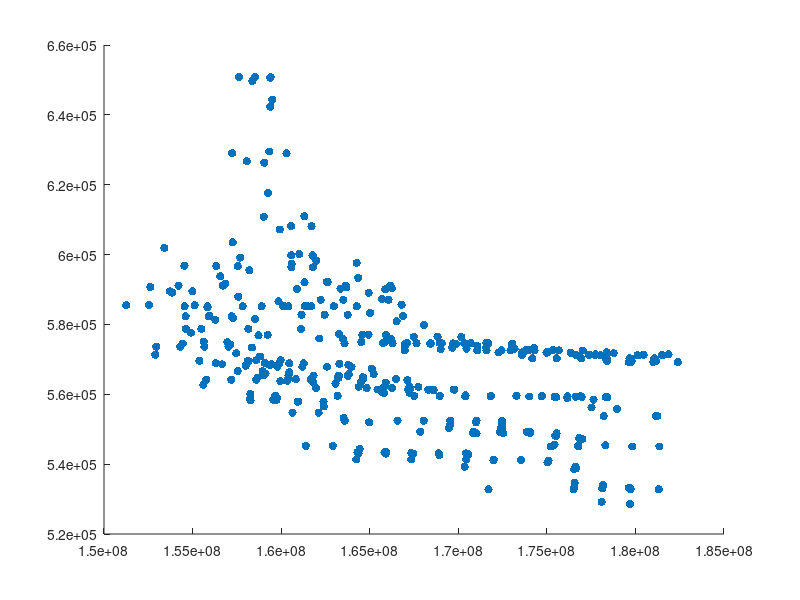

The MATLAB script that drew this image:


%%CCO policy

X4=[154206971.314392
155388787.060447
156662391.017604
157993605.681416
159014965.861194
160353394.378591
161807805.252700
163070779.046233
163596392.178447
167851532.325538
170837939.646895
175231149.787821
179820050.428261
156336275.314328
156561198.269072
156713498.401594
156713498.401606
157575803.714411
158049220.693643
159122131.056438
160410599.019284
161682052.426549
164384174.409499
165688339.877233
166566937.880286
168052210.705373
169470976.389883
170862630.788729
171025311.213425
172532179.238665
174039047.263845
175427462.641447
176761175.653448
179820099.131106
179820099.131106
181349748.912199
156841620.256495
158104148.017625
159359954.983673
160422754.260716
161824330.416184
163232774.199716
163186394.471732
164486780.097691
165810062.343108
166567483.975411
168050801.447797
168052210.731208
169533603.401631
172362062.236612
174058174.311617
175468197.400818
175516461.660803
176774286.970153
181349748.912200
181349748.912200
181349748.912200
157265901.018263
157556088.464475
158153699.184752
159437915.199039
160422754.260858
160422754.260858
161830542.660388
163186512.890641
164642476.060807
165811281.312747
165811281.312747
167175196.554898
168604635.801079
169537483.559160
171000064.729005
172466626.029054
172428667.130740
173867020.615212
174060883.912251
175545915.288481
176823895.752461
177003330.536703
178302149.085239
181349748.912200
157687042.569139
158203330.981012
158714603.111657
159437915.255398
160463797.787147
161830542.660521
163233392.264954
163264548.312230
164598077.643554
164644861.633865
165906883.997659
167290466.831113
167237937.021234
168607155.967896
169537483.582126
171022040.185139
172460327.086921
172472116.227804
172478522.957320];

X5=[152612791.977159
152947255.116256
155613265.743837
158254310.290121
158266280.203329
159716512.721788
160645160.745737
161391183.422783
162917820.396085
164237909.851999
167342030.725191
167342207.617721
170363593.384831
171702495.428591
176512631.930551
178092560.904323
179694382.669909
153724340.723529
154305379.469427
155663503.814813
155762906.969096
157177744.614601
158258311.479423
159550512.682570
160645773.395892
162116752.215357
162917820.396919
164309313.361467
164371538.268529
167455144.311955
168927134.936142
170446150.347127
170444604.385676
171990449.429858
175039950.097894
176543006.076727
176544252.608388
178124588.819093
179719191.133076
154442057.668028
157021628.163719
157553544.439157
158592582.260106
159765430.857945
159660826.114047
159701039.189958
160935554.962628
162117355.440054
162919760.052504
164435288.195441
165913323.627207
165838496.135685
170471766.758030
170539232.925725
171995578.122094
173540798.513953
175092508.649437
176571679.514463
178144079.409011
179634288.719350
179719786.553732
181322768.432511
154538808.549478
154551923.879154
154625188.261286
154911933.042415
155632755.046528
156962941.758047
157120139.668454
158353812.152871
158652762.785373
159948824.573330
160962785.828926
162388088.846652
162411831.229018
163522491.844489
164960698.790741
167355864.432664
168895677.674590
170436623.282300
165935417.025113
165848681.634729
170538661.962687
170538722.796901
170541111.114620
171998212.034978
171998212.034978
171998212.034978
171998212.034978
173541260.061211
175095327.040610
176621698.884624
176643832.998309
178174491.562500
179726045.681997
154551489.001096
154987586.364425
155840400.198605
156275359.004113
158953597.384324];

X2=[157228851.928486
157827808.326836
160405340.511312
161115087.139317
162150783.880037
163487662.921549
164522253.230910
165754813.504542
166977015.617286
171069152.980013
172270159.841051
173599190.363515
177374082.397012
178396919.513897
179779818.084939
181162716.655980
157622670.193295
158063106.897816
158896530.205704
160185180.778141
160405340.511673
161149552.405136
162453118.615540
163261670.796147
164524142.263866
165872411.954468
166998150.539812
169006986.314424
171070742.416944
172433841.871469
172433841.871469
173619655.989486
174981666.946060
177418387.382091
180119707.482278
180150439.310877
181163371.742056
158374042.568599
159043525.663638
159260891.075415
159846691.039028
160100231.736856
161692781.287621
161473831.350578
161337460.877784
163756684.825590
164580865.148581
165874181.921906
166998254.991764
169655157.598566
170460211.055565
171075549.791703
172435011.864253
173787629.700443
175051580.351758
176350280.913001
177715873.479421
181523755.646400
181492408.879680
158517489.204992
159330983.811096
159932361.741367
160100231.736860
161694106.603764
162979939.392409
161475715.633348
161388259.983342
164268638.632036
164936359.618429
165918499.022092
166183326.459905
167057522.727611
168445252.872218
168410207.745531
169705776.645488
169874652.172937
171068982.567887
173183390.542417
173798530.762925
175054026.383242
176350376.293752
177752611.934738
180460328.889805
181492520.025092
158517897.022761
159384840.386714
159385839.896741
160307015.804627
160895828.727569
161360897.570807
161694106.603797
165022143.106989
167099660.605415
168448420.884601
169707091.958950
178774665.803437
181867156.825174
159413123.852228
159494251.779186
160307015.804917];

X1=[159025804.344087
160569386.270904
160562818.095404
160574978.334513
162231197.689568
161318326.419472
163508935.492659
163579095.549015
166277879.084899
168983361.678049
171588062.726692
171579005.293748
174177735.889867
175556052.602129
176934369.314420
178307186.091098
179624752.202922
179736228.687784
160589196.139546
163347737.347476
161796978.472558
162628794.144079
162577611.059188
164945763.261515
165687606.854982
166061863.201947
166289094.506717
167640912.066479
168955512.823963
169075939.685524
168987915.264213
170336160.897340
172953395.571482
171673465.698464
174294867.272425
175556052.602147
178312686.026711
179669181.428970
181009395.096448
181009395.096448
182394037.989974
161022155.724374
161770561.885164
161785173.920681
163656174.982069
163662909.721057
161797005.146951
165874774.116154
166521337.634405
167485918.678179
168827123.769013
168993155.730001
168993155.730001
170345399.393522
170345399.393522
170345399.393522
173020582.639773
173021892.061868
173970751.140107
171696199.863288
175659586.409527
176649129.847915
178020544.580044
178369192.124987
179685543.407802
179687507.475556
181058738.529390
182394042.202028
161310146.265232
161714039.552401
161770561.885203
164345273.493650
161987854.348931
164261253.585561
166253029.449092
166173987.943974
166162639.142045
166799175.211643
166882525.114926
168062580.451632
168834947.471181
170166254.866232
170697013.971963
171644883.834579
171582460.851369
173041759.335394
175335216.865196
174281819.282228
171697222.836396
175681977.781595
177024349.277641
178374355.859318
179691002.738990
179691002.739002
179691002.738990
179691002.739002
181066059.240599
161714060.082500
161714060.082500
161714060.082500];

X3=[151252938.801813
152539875.478727
152891993.747076
156303459.425416
159795332.751340
159075165.802989
160827989.966816
161968162.901704
163184959.802322
167511193.742898
168948639.875397
170393233.047160
171829894.348343
174001474.195172
176157828.356202
175440346.679829
175524695.450851
177520449.866677
178213297.018166
181165981.553248
152539875.480805
154611378.716972
154607888.551668
155497948.348421
157459251.072444
158585395.807847
159884430.922216
159076184.343267
161196722.384299
162589220.665984
163760216.088069
164826739.567764
165816241.825132
165438017.584505
167255433.867621
168955992.892172
170397533.143908
171834460.501463
171836594.434765
174716826.212252
175445295.012201
176970379.905109
176632685.726591
177636532.406439
178213803.229308
181168551.066602
153408424.630533
153845378.598968
154609173.996711
155914715.356116
157282941.569310
157259826.777360
157220973.431275
158153477.404182
158807576.790832
160458642.579253
159076473.024020
161272168.826597
161271495.246074
163290092.999675
163797730.551990
163820753.116220
166257469.738051
168300087.719734
169768918.359369
170398512.470602
171838986.009283
174716826.212255
176160205.119076
176889611.181371
178331139.671077
178957818.829870
178414620.962335
181244389.769540
155113748.832554
155113748.832554
155848573.083101
155943972.616508
157220173.101497
157222772.301796
157222808.992584
158522615.341312
160461731.411120
159234142.268739
159971734.979763
161272232.364004
163970831.233791
165113463.424213
165229364.092671
166484101.023657
166483373.231261
167127371.130817
167750124.820914
168301639.720389
169739036.794597
170404816.096661
171841371.961008
173283917.539849
174721530.694478
176160278.907305];


%%%%%%%%%%%%%%%%%%%%%%%%%%%%%%%%%%%%%%%%%%%%%%%%%%%%%%%%%%
Y4=[591122.742733168
569556.761751325
568571.059972702
568154.204794927
565368.600056056
563874.277784782
563400.623562513
563031.761317452
552454.524846660
549289.233031768
548788.660189560
545058.369817528
545057.205080106
596697.808308854
593790.486104948
591122.742733168
591122.742733168
587944.470887154
568550.915771534
565918.232160716
564653.471140897
564233.070585945
562148.849458716
560613.615259718
552454.524846678
552454.524368780
550362.530096789
549347.912178600
548855.329139246
548855.329136559
548855.329136559
545597.480464874
545065.358315436
545058.369817528
545058.369817528
545058.369799123
591670.340214435
569545.684184022
568324.604534524
565368.600054922
565299.699048516
564652.094308496
564896.074104415
563316.016671965
562136.938469048
552460.674238062
552455.581683525
552454.524846660
551144.733219725
549230.544594335
549144.533496647
548182.521284194
548044.129689500
545356.314152906
545058.369817528
545058.369817528
545058.369817528
603492.878820118
596697.808308862
569552.839180113
568550.915771696
565368.600056056
565368.600056056
565368.600054922
564901.230491202
564592.394041175
562148.849458716
562148.849458716
561340.097833663
561093.210959899
552454.524368780
551943.132498205
550362.530108031
550463.183537139
549241.157692235
549185.499287413
548855.329113924
547455.278515674
547226.404800907
545356.314153192
545058.369817815
599146.212500905
595499.020173436
576857.715536530
568550.916358637
566335.546789108
565368.600056056
565309.571486564
565253.811899890
564901.673567910
564652.094308496
563316.016671965
561770.520953997
562148.742847699
561340.097833663
552454.524846678
552445.994348320
552332.939260199
551700.573567504
550527.428714115];

Y5=[590705.020029419
573645.941774655
562710.135106930
558878.516568906
558294.580256871
558294.580256871
554734.755815203
545237.228379893
545219.692856132
541323.260567374
541323.260567373
541320.084659573
539245.604175311
532770.194335557
532770.194335557
529177.137126075
528564.034936517
589459.059850704
573645.941806468
573645.941773760
564193.725749218
564193.725749218
560069.439231360
558474.265956180
554736.326161395
554734.755873029
545219.692867715
543433.316518036
543033.977984500
543032.588226651
542569.938758162
541323.229055921
541410.812429755
541111.980677196
540487.927916976
538586.161451941
533361.759700956
533057.444614905
532765.422207470
574540.196399023
573645.941768706
566657.842401808
564193.725749218
558849.425921711
559646.450840511
558878.516560584
557911.019329403
554736.326175891
545237.228379893
544362.131438647
543036.759140023
543272.357471048
542563.445527382
542561.981645254
541285.587474880
541163.209338636
540931.794590355
534668.270797022
533361.506093839
533264.477735184
532779.739946290
532770.194335557
596803.452631889
585164.837732596
578775.600107675
577652.260923465
575096.605995503
574914.259207936
574280.159284510
573385.641132881
564745.194570087
563760.902225236
557929.592454594
557911.019329403
556494.897721523
553231.641587051
551945.126329275
543201.616347251
543069.015124406
543061.179262539
543419.327926033
543432.772276436
543036.759140023
543033.977984500
542951.210852446
541323.260567373
541323.260567374
541323.260567374
541323.260567374
541203.243426329
541000.585052232
539245.604175311
538770.934674561
534006.210015508
533052.654113372
596878.388966304
589459.059850704
585160.277175270
581347.237168200
566657.842397418];

Y2=[628990.895752750
585205.651263578
585205.651258107
578665.364351228
575966.451553275
575893.112482632
574973.545954852
574711.370727539
572570.733352327
572551.851424009
571967.027623213
571295.382449679
571197.909551134
569516.904826405
569516.904826405
569516.904826405
650795.528422250
626710.402177563
585224.904593837
585224.904593837
585205.651263578
582738.964932584
582738.964932584
577214.500435222
574993.390326712
574973.545944997
573842.665106916
572937.574325963
572570.733352327
572551.851424009
572551.851424009
572052.010197210
571897.672103436
571273.816264351
571197.909531160
571113.944036899
569518.136849013
649700.873115049
626337.012854006
617664.592145235
586617.878205962
585328.625585651
585195.405501112
585224.904593837
585245.245730349
582738.964931421
577061.021305542
574993.390326712
574373.195523013
573314.389043834
573068.375869254
572650.488587344
572571.573539318
572400.817882144
572095.671220247
571897.672125546
571295.382449679
571113.944042218
571191.409881476
650792.866701400
629515.239478964
607187.075171613
585328.625585689
585205.651258107
585201.159086242
585244.970913588
585328.625585651
585168.583223215
577067.942641802
577061.021328333
575966.256560866
574514.891076841
574495.533258120
574512.543814444
574373.195523013
574340.230749399
573842.665106916
573068.375793804
572551.851424009
572223.987721468
571897.939923449
571414.172763529
571295.382462536
571197.909551134
650795.528422250
650635.858855444
642342.334890854
628990.895750295
590120.416694433
585387.722449508
585205.651258541
583328.759067929
574628.455903062
574618.856683888
574572.042562575
571778.687652134
571414.172757033
650795.528422250
644355.255657643
628990.895752596];

Y1=[610848.028663803
599804.064289949
608126.335484069
596333.310227453
587043.699484756
592029.123788721
587043.699484756
574565.530366628
574534.598415790
574533.463480804
572562.468839541
573403.837206735
570280.547953182
570280.547951497
570280.547951497
570273.780538047
569226.184412378
569142.658977047
597338.336060074
590247.398603684
596333.310221667
592150.576028103
592153.884965687
589053.259996635
587260.349328136
587020.521535045
574630.091279889
574626.056079695
574611.186233261
574558.490254682
574606.782127778
574533.463484485
572563.208180270
574316.454051434
572539.565283474
570280.547953182
570280.547951497
570253.476845804
569226.184412378
569226.184412378
569226.184412378
600142.583767867
599804.064289949
599721.110103771
591127.986668635
590577.567565504
596333.580504397
590066.559576543
580850.541365070
576465.818194264
576465.818194264
574626.056079695
574626.056079695
574626.056079695
574626.056079695
574626.056079695
574244.355064408
574089.107433412
572658.346362646
574607.394086485
572539.521980971
571254.625721545
571235.163289308
570354.671660237
570273.780526951
570267.761810713
569984.735048887
569226.418465557
610981.748954459
608125.682853270
599804.064290409
593353.846348769
598270.572764649
597617.061283438
590345.499463256
590574.652328778
591127.986668635
585635.783314312
582358.356177610
579785.866510782
576497.130190188
576431.151644500
574683.555732765
574648.044053606
574670.364095385
574533.463480804
572659.665705025
573213.233201172
574607.595132216
572563.474786680
572539.521980971
572025.359363714
570280.547953182
570280.547951497
570280.547953182
570280.547951497
570276.466590211
608126.335484069
608126.335484069
608126.335484069];

Y3=[585510.553847766
585510.553847766
571348.569234241
568915.533449706
567895.868558462
568905.731291469
564327.231416551
561808.368867144
559548.244390664
559528.353452982
559514.948079699
559439.768732421
559422.344674245
559363.197161824
558930.522531910
559181.047833692
559172.874043026
556212.954619196
553759.501903866
553697.944429559
585510.553862820
582308.910762084
582311.646830860
578705.912019920
571751.049634559
569716.576471841
568822.613426005
568912.593970536
567916.953052426
567916.953052426
565269.018676231
561810.948942785
560363.214988900
561364.821993477
560362.756853526
559551.743896599
559542.349588868
559514.948151809
559439.768732421
559422.344674245
559363.197161824
559186.025298250
559309.870222072
558440.071970183
553771.013558835
553771.013558835
601905.365253133
589129.391061978
582314.278620010
582290.320806778
581837.244541994
581966.006694685
582290.320806778
578705.912019920
570829.075842774
568868.502052544
568915.533449706
568818.596443494
568822.613475047
568712.852802190
568396.086034930
565753.472149711
561836.373899757
561347.625118306
561313.937694126
559548.244390664
559495.753960983
559422.344674258
559418.836856537
559386.701486859
559196.670605939
555863.400122502
559172.874043026
553801.469572987
585510.553847766
585510.553847766
584876.703956199
582509.796757703
582311.867060846
582302.713832194
582302.591839230
581527.373264994
568905.731245690
577002.274281064
569725.591443088
568828.558493258
567824.474865763
567369.183386841
565781.007270391
564315.002843270
564320.198844459
564071.718482890
562089.860643852
561364.821993128
561364.324774556
559673.994135427
559551.743791738
559547.806926766
559534.691370270
559420.077957202];

scatter([X1,X2,X3,X4,X5],[Y1,Y2,Y3,Y4,Y5],"filled");


